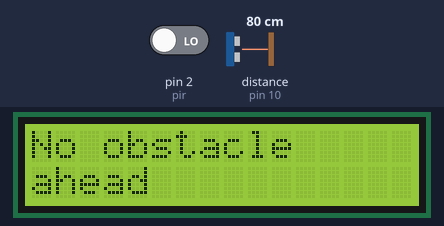
This sketch was run on a simulated Arduino Uno, built with avr-gcc and run on an emulated ATmega328P. Parts: 16×2 character LCD. The test bench sets the inputs (shaded band); at power-on: pin 2 (pir) LOW, distance to the obstacle (sensor on pin 10) 80 cm. The echo pulse lasts 58.3 µs per cm.

Above: at 1.2 s.
1.3 s: pin 2 (pir) driven HIGH
At 6.5 s:
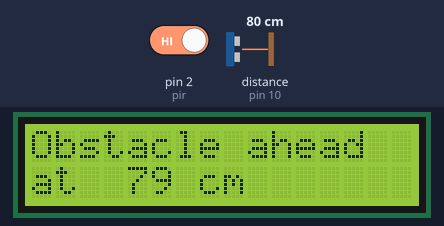
7.3 s: distance to the obstacle (sensor on pin 10) set to 2 cm
At 11.2 s:
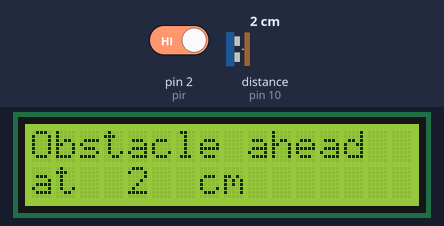
13.3 s: distance to the obstacle (sensor on pin 10) set to 4 cm
At 15.9 s:
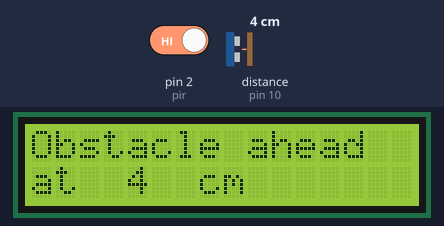
19.3 s: distance to the obstacle (sensor on pin 10) set to 9 cm
At 20.6 s:
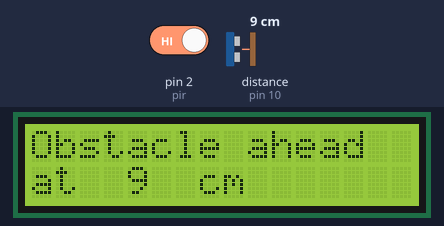
25.3 s: pin 2 (pir) driven LOW
At 31.1 s:
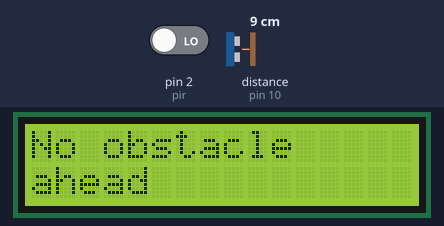
Timing chart, 0 to 32.6 s (numbered marks = the images above; inputs shaded):
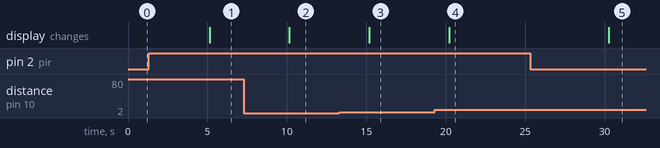

The sketch:

obstacledetector.ino
```cpp
#include <LCD_I2C.h>

int pir=2;
int trigpin=9;
int echopin=10;
int val=LOW;
float distance=0;
int tim=0;

LCD_I2C lcd(0x27,16,2);

void setup() {
  pinMode(pir,INPUT);
  pinMode(trigpin,OUTPUT);
  pinMode(echopin,INPUT);
  lcd.begin();
  lcd.backlight();
  lcd.setCursor(0,0);
  lcd.print("Sensors active");
  // put your setup code here, to run once:
}

void loop() {
  val=digitalRead(pir);
  if (val==HIGH){
  lcd.clear();
  lcd.setCursor(0,0);
  lcd.print("Obstacle ahead");
  digitalWrite(trigpin,LOW);
  delayMicroseconds(4);
  digitalWrite(trigpin,HIGH);
  delayMicroseconds(15);
  digitalWrite(trigpin,LOW);
  digitalWrite(echopin,HIGH);
  tim=pulseIn(echopin,HIGH);
  distance=tim*(0.034)/2;
  lcd.setCursor(0,1);
  lcd.print("at");
  lcd.setCursor(4,1);
  lcd.print(round(distance));
  lcd.setCursor(7,1);
  lcd.print("cm");
  }
  else{
    lcd.clear();
    lcd.setCursor(0,0);
    lcd.print("No obstacle ");
    lcd.setCursor(0,1);
    lcd.print("ahead ");
  }
  // put your main code here, to run repeatedly:
  delay(5000);

}
```

Measured:
- after the input at 1.3 s, the display: changes after 3.8 s (image 1)
- after the input at 7.3 s, the display: changes after 2.9 s (image 2)
- after the input at 13.3 s, the display: changes after 1.9 s (image 3)
- after the input at 19.3 s, the display: changes after 0.90 s (image 4)
- after the input at 25.3 s, the display: changes after 5.0 s (image 5)
